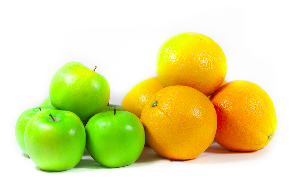
#> input picture frutas.png, 295 x 193 px
$ jupyter execute 4.2.ipynb
#> lines starting #> are read from the running program, lines starting #| are printed output that depends on the picture
[cell 1]
import cv2
import numpy as np
import matplotlib.pyplot as plt
import sys

# ler a imagem
image = cv2.imread("frutas.png")
#> image is the input picture: shape (193, 295, 3); mean B, G, R 158.3, 226, 227.2

# converte para RGB
image = cv2.cvtColor(image, cv2.COLOR_BGR2RGB)

# reshape the image to a 2D array of pixels and 3 color values (RGB)
pixel_values = image.reshape((-1, 3))
# convert to float
pixel_values = np.float32(pixel_values)

# define stopping criteria
criteria = (cv2.TERM_CRITERIA_EPS + cv2.TERM_CRITERIA_MAX_ITER, 100, 0.2)

# number of clusters (K)
k = 3
compactness, labels, (centers) = cv2.kmeans(pixel_values, k, None, criteria, 10, cv2.KMEANS_RANDOM_CENTERS)
#> compactness = 115888921; centers = [[236.6, 173.5, 5.84], [252.3, 252.9, 249.5], [122.2, 195.5, 21.3]]

# convert back to 8 bit values
centers = np.uint8(centers)
#> centers = [[236, 173, 5], [252, 252, 249], [122, 195, 21]]

# flatten the labels array
labels = labels.flatten()

# convert all pixels to the color of the centroids
segmented_image = centers[labels]

# reshape back to the original image dimension
segmented_image = segmented_image.reshape(image.shape)
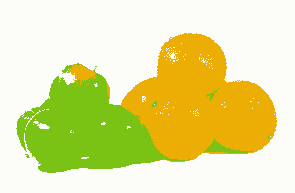
#> segmented_image: shape (193, 295, 3); mean R, G, B 226.9, 225.3, 157.8

# show the image
plt.imshow(segmented_image)
plt.show()

# disable only the cluster number 2 (turn the pixel into black)
masked_image = np.copy(image)
# convert to the shape of a vector of pixel values
masked_image = masked_image.reshape((-1, 3))
# color (i.e cluster) to disable
cluster = 0
masked_image[labels == cluster] = [0, 0, 0]

# convert back to original shape
masked_image = masked_image.reshape(image.shape)
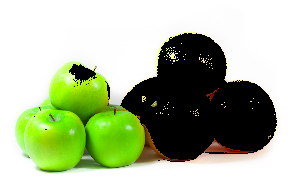
#> masked_image: shape (193, 295, 3); mean R, G, B 175.6, 188.1, 157
# show the image
plt.imshow(masked_image)
plt.show()

[cell 2]
# disable only the cluster number 2 (turn the pixel into black)
masked_image = np.copy(image)
# convert to the shape of a vector of pixel values
masked_image = masked_image.reshape((-1, 3))
# color (i.e cluster) to disable
cluster1 = 1
cluster2 = 2
masked_image[labels == cluster1] = [0, 0, 0]
masked_image[labels == cluster2] = [0, 0, 0]
# convert back to original shape
masked_image = masked_image.reshape(image.shape)
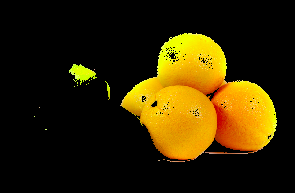
#> masked_image: shape (193, 295, 3); mean R, G, B 51.7, 37.9, 1.3
# show the image
plt.imshow(masked_image)
plt.show()

[cell 3]
# disable only the cluster number 2 (turn the pixel into black)
masked_image = np.copy(image)
# convert to the shape of a vector of pixel values
masked_image = masked_image.reshape((-1, 3))
# color (i.e cluster) to disable
cluster1 = 1
cluster2 = 0
masked_image[labels == cluster1] = [0, 0, 0]
masked_image[labels == cluster2] = [0, 0, 0]
# convert back to original shape
masked_image = masked_image.reshape(image.shape)
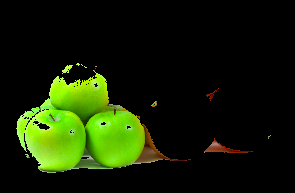
#> masked_image: shape (193, 295, 3); mean R, G, B 20.3, 32.5, 3.5
# show the image
plt.imshow(masked_image)
plt.show()

$ run again, with coins.png copied over frutas.png
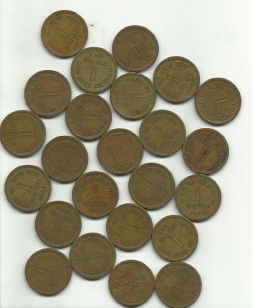
#> input picture coins.png, 253 x 308 px
#> image is the input picture: shape (308, 253, 3); mean B, G, R 133.5, 154.2, 160.4
#> `compactness, labels, (centers) = cv2.kmeans(pixel_values, k, None, cri..`: compactness = 27895688.1; centers = [[175, 174.6, 162.4], [235.2, 238.9, 231.9], [104.1, 89.97, 58.36]]
#> `centers = np.uint8(centers)`: centers = [[174, 174, 162], [235, 238, 231], [104, 89, 58]]
#> `masked_image = masked_image.reshape(image.shape)`:
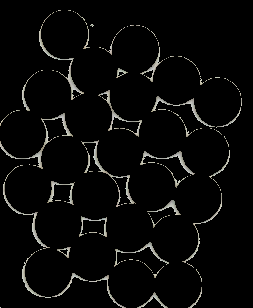
#> masked_image: shape (308, 253, 3); mean R, G, B 8.9, 8.9, 8.2
#> `masked_image = masked_image.reshape(image.shape)`:
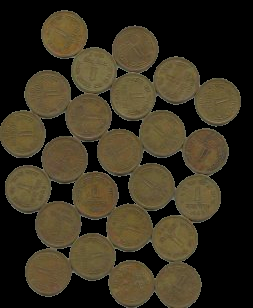
#> masked_image: shape (308, 253, 3); mean R, G, B 56.9, 49.2, 31.9

$ run again, with hough2.png copied over frutas.png
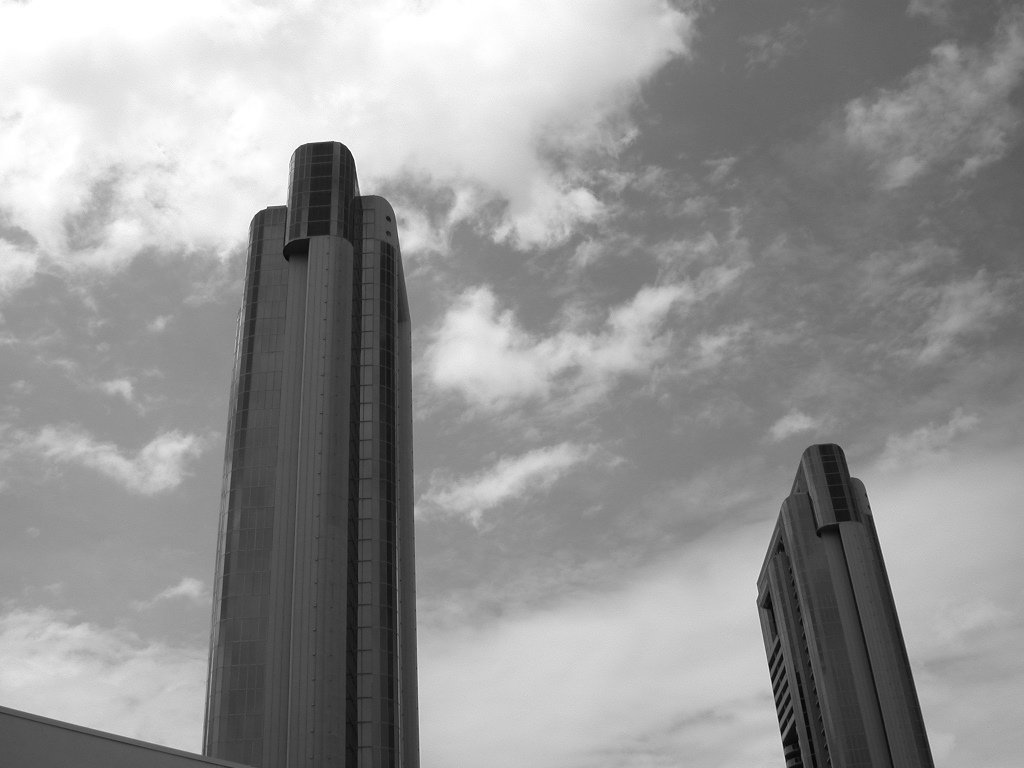
#> input picture hough2.png, 1024 x 768 px
#> image is the input picture: shape (768, 1024, 3); min 0, max 255, mean 148.2
#> `compactness, labels, (centers) = cv2.kmeans(pixel_values, k, None, cri..`: compactness = 1.04e+09; centers = [[66.64, 66.64, 66.64], [214.8, 214.8, 214.8], [139.1, 139.1, 139.1]]
#> `centers = np.uint8(centers)`: centers = [[66, 66, 66], [214, 214, 214], [139, 139, 139]]
#> `masked_image = masked_image.reshape(image.shape)`:
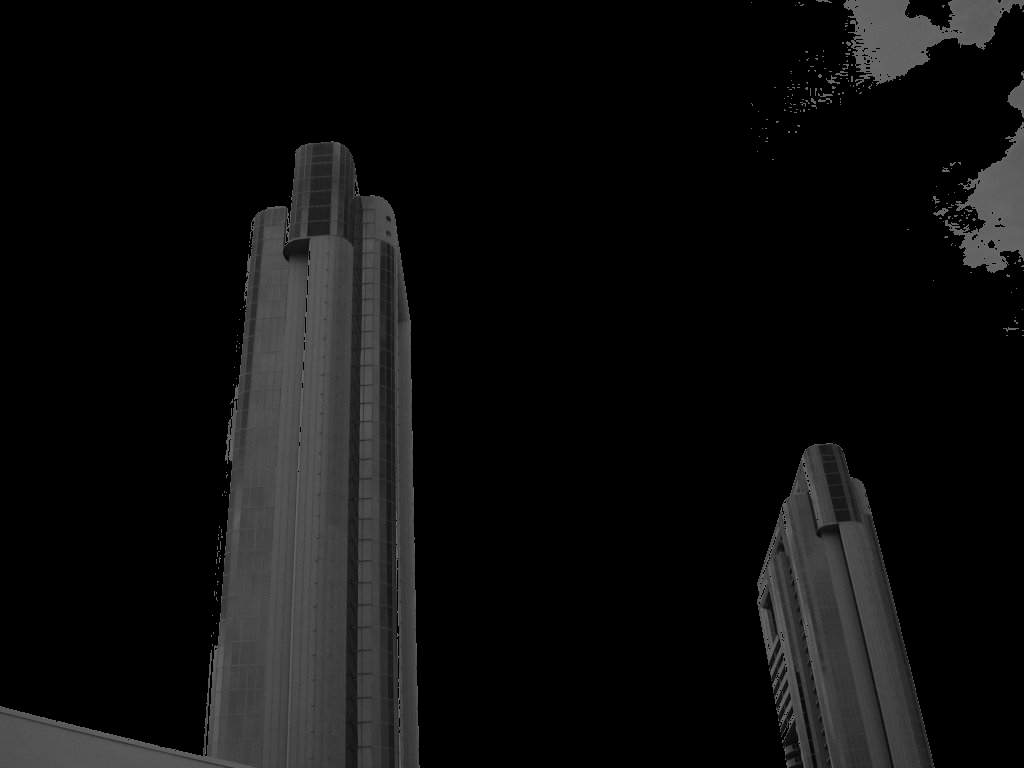
#> masked_image: shape (768, 1024, 3); min 0, max 102, mean 14.2
#> `masked_image = masked_image.reshape(image.shape)`:
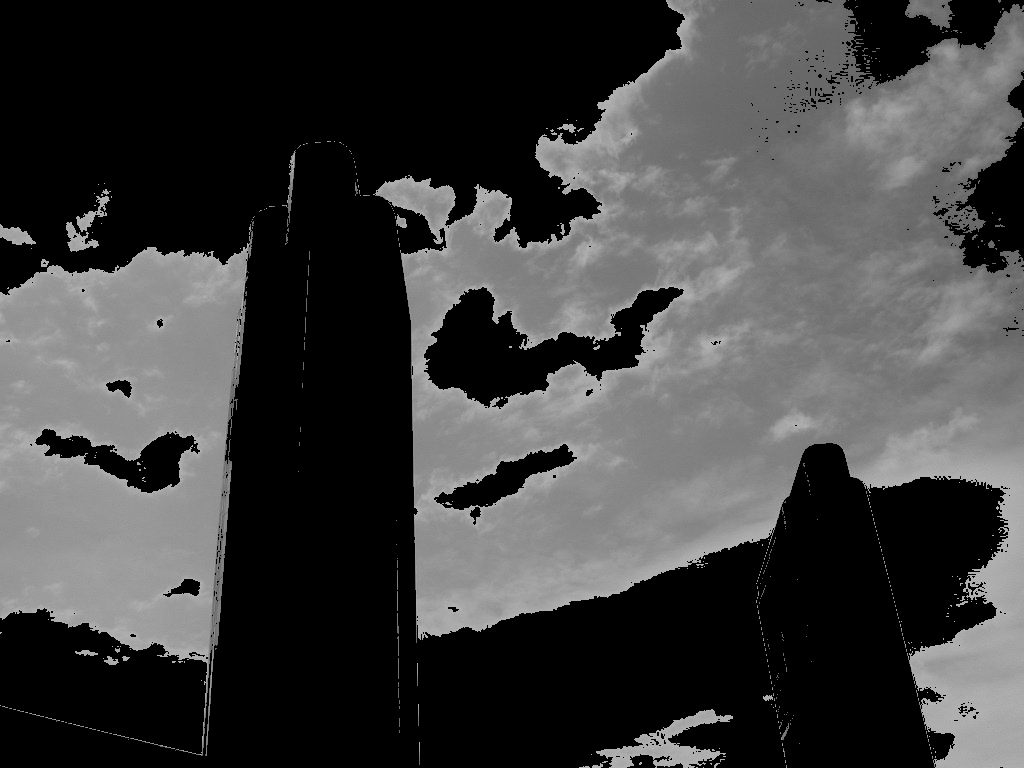
#> masked_image: shape (768, 1024, 3); min 0, max 176, mean 64.4
